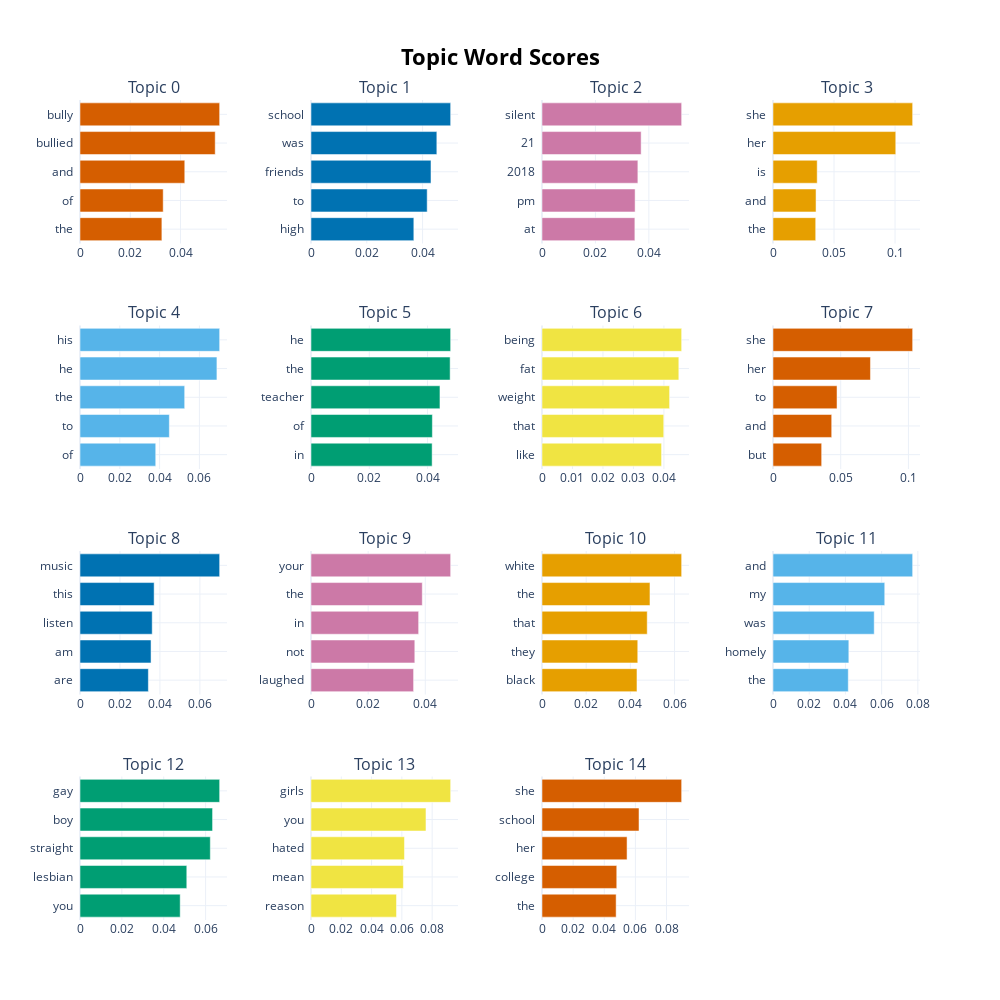

Notebook cell for this chart:
### Code cell
raw_topic_models[4].visualize_barchart(top_n_topics=20)

### Figure 1 — Plotly figure (JSON) as saved in the notebook; plotly's stock layout.template omitted (floating-point values rounded to 4 significant figures)
{"data": [{"marker": {"color": "#D55E00"}, "orientation": "h", "type": "bar", "x": [0.03258, 0.03311, 0.04168, 0.0538, 0.05556], "xaxis": "x", "y": ["the  ", "of  ", "and  ", "bullied  ", "bully  "], "yaxis": "y"}, {"marker": {"color": "#0072B2"}, "orientation": "h", "type": "bar", "x": [0.03686, 0.04165, 0.04301, 0.04511, 0.05006], "xaxis": "x2", "y": ["high  ", "to  ", "friends  ", "was  ", "school  "], "yaxis": "y2"}, {"marker": {"color": "#CC79A7"}, "orientation": "h", "type": "bar", "x": [0.03477, 0.03485, 0.03589, 0.03712, 0.05228], "xaxis": "x3", "y": ["at  ", "pm  ", "2018  ", "21  ", "silent  "], "yaxis": "y3"}, {"marker": {"color": "#E69F00"}, "orientation": "h", "type": "bar", "x": [0.035, 0.03526, 0.03621, 0.1006, 0.1144], "xaxis": "x4", "y": ["the  ", "and  ", "is  ", "her  ", "she  "], "yaxis": "y4"}, {"marker": {"color": "#56B4E9"}, "orientation": "h", "type": "bar", "x": [0.03805, 0.04489, 0.0526, 0.06881, 0.07018], "xaxis": "x5", "y": ["of  ", "to  ", "the  ", "he  ", "his  "], "yaxis": "y5"}, {"marker": {"color": "#009E73"}, "orientation": "h", "type": "bar", "x": [0.04158, 0.04166, 0.04427, 0.04776, 0.04794], "xaxis": "x6", "y": ["in  ", "of  ", "teacher  ", "the  ", "he  "], "yaxis": "y6"}, {"marker": {"color": "#F0E442"}, "orientation": "h", "type": "bar", "x": [0.03924, 0.03995, 0.04187, 0.0449, 0.04582], "xaxis": "x7", "y": ["like  ", "that  ", "weight  ", "fat  ", "being  "], "yaxis": "y7"}, {"marker": {"color": "#D55E00"}, "orientation": "h", "type": "bar", "x": [0.03593, 0.04334, 0.04727, 0.07197, 0.1031], "xaxis": "x8", "y": ["but  ", "and  ", "to  ", "her  ", "she  "], "yaxis": "y8"}, {"marker": {"color": "#0072B2"}, "orientation": "h", "type": "bar", "x": [0.03421, 0.03555, 0.03614, 0.0371, 0.06989], "xaxis": "x9", "y": ["are  ", "am  ", "listen  ", "this  ", "music  "], "yaxis": "y9"}, {"marker": {"color": "#CC79A7"}, "orientation": "h", "type": "bar", "x": [0.0359, 0.03633, 0.03767, 0.03894, 0.04887], "xaxis": "x10", "y": ["laughed  ", "not  ", "in  ", "the  ", "your  "], "yaxis": "y10"}, {"marker": {"color": "#E69F00"}, "orientation": "h", "type": "bar", "x": [0.04299, 0.04335, 0.04763, 0.04887, 0.06322], "xaxis": "x11", "y": ["black  ", "they  ", "that  ", "the  ", "white  "], "yaxis": "y11"}, {"marker": {"color": "#56B4E9"}, "orientation": "h", "type": "bar", "x": [0.04157, 0.04188, 0.05589, 0.06171, 0.07712], "xaxis": "x12", "y": ["the  ", "homely  ", "was  ", "my  ", "and  "], "yaxis": "y12"}, {"marker": {"color": "#009E73"}, "orientation": "h", "type": "bar", "x": [0.04786, 0.05101, 0.06224, 0.06333, 0.06671], "xaxis": "x13", "y": ["you  ", "lesbian  ", "straight  ", "boy  ", "gay  "], "yaxis": "y13"}, {"marker": {"color": "#F0E442"}, "orientation": "h", "type": "bar", "x": [0.05647, 0.06099, 0.06172, 0.07593, 0.09222], "xaxis": "x14", "y": ["reason  ", "mean  ", "hated  ", "you  ", "girls  "], "yaxis": "y14"}, {"marker": {"color": "#D55E00"}, "orientation": "h", "type": "bar", "x": [0.04764, 0.04803, 0.05465, 0.06233, 0.08973], "xaxis": "x15", "y": ["the  ", "college  ", "her  ", "school  ", "she  "], "yaxis": "y15"}], "layout": {"annotations": [{"font": {"size": 16}, "showarrow": false, "text": "Topic 0", "x": 0.0875, "xanchor": "center", "xref": "paper", "y": 1, "yanchor": "bottom", "yref": "paper"}, {"font": {"size": 16}, "showarrow": false, "text": "Topic 1", "x": 0.3625, "xanchor": "center", "xref": "paper", "y": 1, "yanchor": "bottom", "yref": "paper"}, {"font": {"size": 16}, "showarrow": false, "text": "Topic 2", "x": 0.6375, "xanchor": "center", "xref": "paper", "y": 1, "yanchor": "bottom", "yref": "paper"}, {"font": {"size": 16}, "showarrow": false, "text": "Topic 3", "x": 0.9125, "xanchor": "center", "xref": "paper", "y": 1, "yanchor": "bottom", "yref": "paper"}, {"font": {"size": 16}, "showarrow": false, "text": "Topic 4", "x": 0.0875, "xanchor": "center", "xref": "paper", "y": 0.725, "yanchor": "bottom", "yref": "paper"}, {"font": {"size": 16}, "showarrow": false, "text": "Topic 5", "x": 0.3625, "xanchor": "center", "xref": "paper", "y": 0.725, "yanchor": "bottom", "yref": "paper"}, {"font": {"size": 16}, "showarrow": false, "text": "Topic 6", "x": 0.6375, "xanchor": "center", "xref": "paper", "y": 0.725, "yanchor": "bottom", "yref": "paper"}, {"font": {"size": 16}, "showarrow": false, "text": "Topic 7", "x": 0.9125, "xanchor": "center", "xref": "paper", "y": 0.725, "yanchor": "bottom", "yref": "paper"}, {"font": {"size": 16}, "showarrow": false, "text": "Topic 8", "x": 0.0875, "xanchor": "center", "xref": "paper", "y": 0.45, "yanchor": "bottom", "yref": "paper"}, {"font": {"size": 16}, "showarrow": false, "text": "Topic 9", "x": 0.3625, "xanchor": "center", "xref": "paper", "y": 0.45, "yanchor": "bottom", "yref": "paper"}, {"font": {"size": 16}, "showarrow": false, "text": "Topic 10", "x": 0.6375, "xanchor": "center", "xref": "paper", "y": 0.45, "yanchor": "bottom", "yref": "paper"}, {"font": {"size": 16}, "showarrow": false, "text": "Topic 11", "x": 0.9125, "xanchor": "center", "xref": "paper", "y": 0.45, "yanchor": "bottom", "yref": "paper"}, {"font": {"size": 16}, "showarrow": false, "text": "Topic 12", "x": 0.0875, "xanchor": "center", "xref": "paper", "y": 0.175, "yanchor": "bottom", "yref": "paper"}, {"font": {"size": 16}, "showarrow": false, "text": "Topic 13", "x": 0.3625, "xanchor": "center", "xref": "paper", "y": 0.175, "yanchor": "bottom", "yref": "paper"}, {"font": {"size": 16}, "showarrow": false, "text": "Topic 14", "x": 0.6375, "xanchor": "center", "xref": "paper", "y": 0.175, "yanchor": "bottom", "yref": "paper"}], "height": 1000, "hoverlabel": {"bgcolor": "white", "font": {"family": "Rockwell", "size": 16}}, "showlegend": false, "title": {"font": {"color": "Black", "size": 22}, "text": "<b>Topic Word Scores", "x": 0.5, "xanchor": "center", "yanchor": "top"}, "width": 1000, "xaxis": {"anchor": "y", "autorange": true, "domain": [0, 0.175], "range": [0, 0.05849], "showgrid": true, "type": "linear"}, "xaxis10": {"anchor": "y10", "autorange": true, "domain": [0.275, 0.45], "range": [0, 0.05145], "showgrid": true, "type": "linear"}, "xaxis11": {"anchor": "y11", "autorange": true, "domain": [0.55, 0.725], "range": [0, 0.06654], "showgrid": true, "type": "linear"}, "xaxis12": {"anchor": "y12", "autorange": true, "domain": [0.825, 1], "range": [0, 0.08118], "showgrid": true, "type": "linear"}, "xaxis13": {"anchor": "y13", "autorange": true, "domain": [0, 0.175], "range": [0, 0.07022], "showgrid": true, "type": "linear"}, "xaxis14": {"anchor": "y14", "autorange": true, "domain": [0.275, 0.45], "range": [0, 0.09707], "showgrid": true, "type": "linear"}, "xaxis15": {"anchor": "y15", "autorange": true, "domain": [0.55, 0.725], "range": [0, 0.09445], "showgrid": true, "type": "linear"}, "xaxis16": {"anchor": "y16", "domain": [0.825, 1], "showgrid": true}, "xaxis2": {"anchor": "y2", "autorange": true, "domain": [0.275, 0.45], "range": [0, 0.0527], "showgrid": true, "type": "linear"}, "xaxis3": {"anchor": "y3", "autorange": true, "domain": [0.55, 0.725], "range": [0, 0.05503], "showgrid": true, "type": "linear"}, "xaxis4": {"anchor": "y4", "autorange": true, "domain": [0.825, 1], "range": [0, 0.1204], "showgrid": true, "type": "linear"}, "xaxis5": {"anchor": "y5", "autorange": true, "domain": [0, 0.175], "range": [0, 0.07387], "showgrid": true, "type": "linear"}, "xaxis6": {"anchor": "y6", "autorange": true, "domain": [0.275, 0.45], "range": [0, 0.05046], "showgrid": true, "type": "linear"}, "xaxis7": {"anchor": "y7", "autorange": true, "domain": [0.55, 0.725], "range": [0, 0.04823], "showgrid": true, "type": "linear"}, "xaxis8": {"anchor": "y8", "autorange": true, "domain": [0.825, 1], "range": [0, 0.1085], "showgrid": true, "type": "linear"}, "xaxis9": {"anchor": "y9", "autorange": true, "domain": [0, 0.175], "range": [0, 0.07357], "showgrid": true, "type": "linear"}, "yaxis": {"anchor": "x", "autorange": true, "domain": [0.825, 1], "range": [-0.5, 4.5], "showgrid": true, "type": "category"}, "yaxis10": {"anchor": "x10", "autorange": true, "domain": [0.275, 0.45], "range": [-0.5, 4.5], "showgrid": true, "type": "category"}, "yaxis11": {"anchor": "x11", "autorange": true, "domain": [0.275, 0.45], "range": [-0.5, 4.5], "showgrid": true, "type": "category"}, "yaxis12": {"anchor": "x12", "autorange": true, "domain": [0.275, 0.45], "range": [-0.5, 4.5], "showgrid": true, "type": "category"}, "yaxis13": {"anchor": "x13", "autorange": true, "domain": [0, 0.175], "range": [-0.5, 4.5], "showgrid": true, "type": "category"}, "yaxis14": {"anchor": "x14", "autorange": true, "domain": [0, 0.175], "range": [-0.5, 4.5], "showgrid": true, "type": "category"}, "yaxis15": {"anchor": "x15", "autorange": true, "domain": [0, 0.175], "range": [-0.5, 4.5], "showgrid": true, "type": "category"}, "yaxis16": {"anchor": "x16", "domain": [0, 0.175], "showgrid": true}, "yaxis2": {"anchor": "x2", "autorange": true, "domain": [0.825, 1], "range": [-0.5, 4.5], "showgrid": true, "type": "category"}, "yaxis3": {"anchor": "x3", "autorange": true, "domain": [0.825, 1], "range": [-0.5, 4.5], "showgrid": true, "type": "category"}, "yaxis4": {"anchor": "x4", "autorange": true, "domain": [0.825, 1], "range": [-0.5, 4.5], "showgrid": true, "type": "category"}, "yaxis5": {"anchor": "x5", "autorange": true, "domain": [0.55, 0.725], "range": [-0.5, 4.5], "showgrid": true, "type": "category"}, "yaxis6": {"anchor": "x6", "autorange": true, "domain": [0.55, 0.725], "range": [-0.5, 4.5], "showgrid": true, "type": "category"}, "yaxis7": {"anchor": "x7", "autorange": true, "domain": [0.55, 0.725], "range": [-0.5, 4.5], "showgrid": true, "type": "category"}, "yaxis8": {"anchor": "x8", "autorange": true, "domain": [0.55, 0.725], "range": [-0.5, 4.5], "showgrid": true, "type": "category"}, "yaxis9": {"anchor": "x9", "autorange": true, "domain": [0.275, 0.45], "range": [-0.5, 4.5], "showgrid": true, "type": "category"}}}
